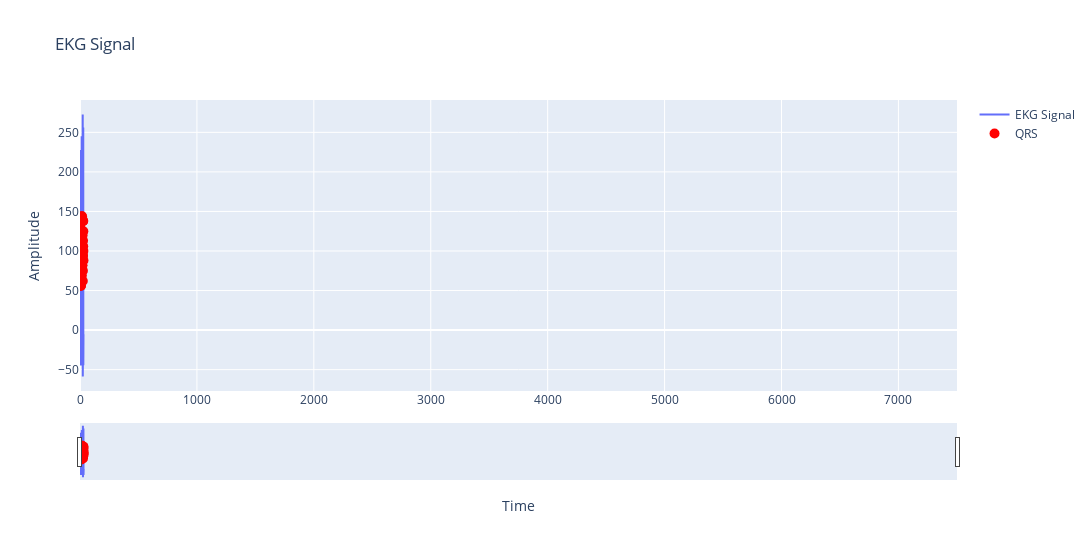

Notebook source saved alongside this figure:
### Code cell
idx = 0
with open("EKG/{}".format(file_names[idx]), 'rb') as f:
    ekg_data_idx = f.read()
parsed_data_idx = parse_cor_ekg(ekg_data_idx)
signal_values_idx = parsed_data_idx["signal_values"]
frequency_idx = parsed_data_idx["frequency"]

make_ekg_plot(signal_values_idx, frequency_idx, 10)

### Figure 1 — Plotly figure (JSON) as saved in the notebook; plotly's stock layout.template omitted (floating-point values rounded to 4 significant figures; data arrays with more than 128 entries replaced by an {"elided": "..."} marker saying what was removed)
{"data": [{"mode": "lines", "name": "EKG Signal", "type": "scatter", "x": {"elided": "7501 float values"}, "y": {"elided": "7492 float values"}}, {"marker": {"color": "red", "size": 10}, "mode": "markers", "name": "QRS", "type": "scatter", "x": [0.376, 0.9, 1.428, 1.96, 2.504, 3.056, 3.608, 4.156, 4.708, 5.256, 5.812, 6.364, 6.916, 7.452, 7.984, 8.516, 9.048, 9.588, 10.14, 10.72, 11.3, 11.89, 12.47, 13.05, 13.62, 14.18, 14.76, 15.32, 15.87, 16.41, 16.95, 17.49, 18.03, 18.58, 19.15, 19.72, 20.29, 20.87, 21.45, 22.04, 22.65, 23.26, 23.86, 24.44, 25.0, 25.57, 26.13, 26.71, 27.3, 27.92, 28.52, 29.12, 29.86], "y": [95, 100, 132, 75, 100, 62, 56, 69, 113, 94, 100, 81, 113, 56, 56, 75, 107, 113, 120, 94, 75, 63, 94, 94, 144, 126, 112, 75, 69, 94, 88, 144, 125, 94, 138, 82, 82, 138, 88, 120, 101, 138, 62, 94, 75, 94, 113, 138, 106, 138, 125, 100, 88]}], "layout": {"title": {"text": "EKG Signal"}, "width": 7501, "xaxis": {"range": [0, 7501], "rangeslider": {"visible": true}, "title": {"text": "Time"}}, "yaxis": {"title": {"text": "Amplitude"}}}}
